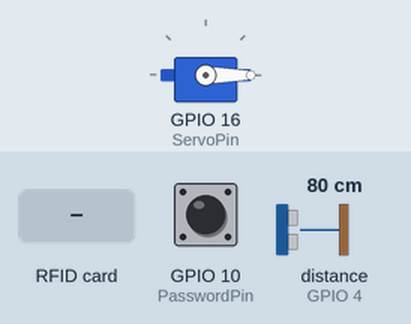
This sketch was run on a simulated ESP8266 (NodeMCU). Parts: servo. The inputs (shaded band) are chosen by the test bench; at power-on: distance to the obstacle (sensor on GPIO 4) 80 cm, GPIO 10 (PasswordPin) LOW. The echo pulse lasts 58.3 µs per cm; WiFi joins after 1.5 s; servers stay silent unless stated; no MQTT or app messages arrive unless stated; what the sketch prints to the serial monitor is not drawn.

Above: at 2.8 s.
2.9 s: distance to the obstacle (sensor on GPIO 4) set to 2 cm
5.4 s: RFID card 01 23 45 67 89 held to the reader
6.9 s: RFID card 3D 4A 8A C3 held to the reader
8.5 s: GPIO 10 (PasswordPin) pulled HIGH for 3.2 s
At 11.9 s:
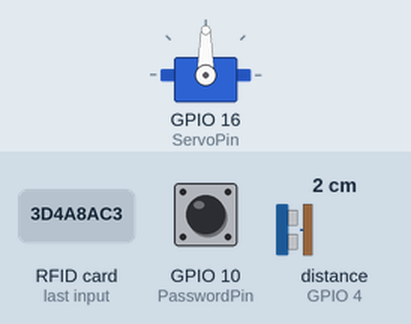
13.2 s: RFID card 71 A3 CD 1B held to the reader
Timing chart, 0 to 17.0 s (numbered marks = the images above; inputs shaded):
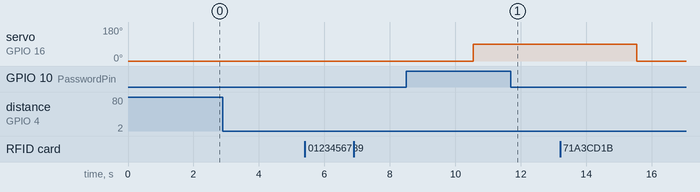

The sketch:

LockProject.ino
```cpp
#include <SPI.h>
#include <MFRC522.h>
#include <ESP8266WiFi.h>
#include <PubSubClient.h>
#include <Servo.h>
#include <NewPing.h>

const char *SSIDWiFi = "AdsLuqs";
const char *PasswordWiFi = "0123456789";
const char *MQTTServer = "172.20.10.6";
//const char *SSIDWiFi = "MalcolmJGB";
//const char *PasswordWiFi = "MalcolmJGB";
//const char *MQTTServer = "192.168.43.173";
const char *ClientID = "RFID";
WiFiClient ESP8266_1; // MQTT Broker
PubSubClient client(MQTTServer, 1883, ESP8266_1);

#define ResetPin  0 // RC522 Reset Pin
#define SlaveSelectPin  2 // RC522 Slave Select Pin
MFRC522 RC522(SlaveSelectPin, ResetPin); // Creamos el objeto para el RC522

#define PasswordPin 10

Servo ServoMotor;
#define ServoPin 16

#define TriggerPin 5
#define EchoPin 4
#define MaximumDistance 200
NewPing HCSR04(TriggerPin, EchoPin, MaximumDistance);

int WorkerPosition = 200;

char Message[14];

struct Workers
{
  byte ID[4];
  int Password;
};
Workers Worker[3]= {{{0x3D, 0x4A, 0x8A, 0xC3}, 5}, {{0x71, 0xA3, 0xCD, 0x1B}, 3}, {{0x81, 0x26, 0x8B, 0x1B}, 1}};

void setup() {
  Serial.begin(9600); // Iniciamos la comunicación  serial
  SPI.begin(); // Iniciamos el Bus SPI
  RC522.PCD_Init(); // Iniciamos  el MFRC522
  ServoMotor.attach(ServoPin);
  ServoMotor.write(0);
  pinMode(PasswordPin, INPUT);
  SetUpWiFi();
  if(!client.connect(ClientID))
    ReconnectWiFi();
  Serial.println("Lectura del UID");
}

void loop()
{
  if(!client.connect(ClientID))
    ReconnectWiFi();
  Position();
  if(WorkerPosition < 15)
    TagIdentifier();
}

void SetUpWiFi() // Connecting to a WiFi network
{
  delay(50);
  Serial.println();
  Serial.print("Connecting to ");
  Serial.println(SSIDWiFi);
  WiFi.begin(SSIDWiFi, PasswordWiFi);
  while (WiFi.status() != WL_CONNECTED)
  {
    delay(100);
    Serial.print(".");
  }
  Serial.println("");
  Serial.println("WiFi connected - ESP IP address: ");
  Serial.println(WiFi.localIP());
}

void ReconnectWiFi()
{
  if(client.connect(ClientID))
    Serial.println("Connected to MQTT Broker!");
  else
    Serial.println("Connected to MQTT failed...");
}
void Position()
{
  delay(200);
  WorkerPosition = HCSR04.ping_median()/US_ROUNDTRIP_CM;
  sprintf(Message, "%*d", 3, WorkerPosition);
  client.publish("LockProject/Position", Message);
  Serial.println(Message);
}
void TagIdentifier()
{
  if(RC522.PICC_IsNewCardPresent()) // Revisamos si hay nuevas tarjetas  presentes
  {
    if(RC522.PICC_ReadCardSerial()) // Seleccionamos una tarjeta
    {
      Serial.print("Card UID:"); // Enviamos serialemente su UID
      for(byte i = 0; i < RC522.uid.size; i++)
      {
        Serial.print(RC522.uid.uidByte[i], HEX);
      }
      Serial.println();
      UserIdentifier();
      RC522.PICC_HaltA(); // Terminamos la lectura de la tarjeta  actual
    }
  }
}
void UserIdentifier()
{
  bool Find = LOW;
  for(int i = 0; i < 3; i++)
  {
    if(!Find)
    {
      for(int j = 0; j < 4; j++)
      {
        if(RC522.uid.uidByte[j] != Worker[i].ID[j])
        {
          Find = LOW;
          break;
        }
        else
          Find = HIGH;
      }
    }
    if(Find)
    {
      Serial.println(i);
      sprintf(Message, "%*d", 1, i);
      client.publish("LockProject/Worker", Message);
      sprintf(Message, "%*X %*X %*X %*X", 2, RC522.uid.uidByte[0], 2, RC522.uid.uidByte[1], 2, RC522.uid.uidByte[2], 2, RC522.uid.uidByte[3]);
      client.publish("LockProject/ID", Message);
      PasswordMatch(i);
      break;
    }
  }
}
void PasswordMatch(int i)
{
  bool Correct = LOW;
  bool Touch;
  int Count = 0;
  while(!Correct)
  {
    delay(500);
    Touch = digitalRead(PasswordPin);
    if(Touch)
    {
      Count++;
      client.publish("LockProject/Touch", "1");
      Serial.print(Count);
    }
    if(Worker[i].Password == Count)
    {
      client.publish("LockProject/Password", "1");
      Serial.println("Pasale");
      MoveServo();
      Correct = HIGH;
      Count = 0;
    }
  }
}
void MoveServo()
{
  ServoMotor.write(90);
  client.publish("LockProject/Servomotor", "1");
  delay(5000);
  ServoMotor.write(0);
  client.publish("LockProject/Servomotor", "0");
}
```

Measured:
- after the input at 2.9 s, every drawn part: stays the same
- after the input at 5.4 s, every drawn part: stays the same
- after the input at 6.9 s, every drawn part: stays the same
- after the input at 8.5 s, servo on GPIO 16 (ServoPin): 0° → 90° after 2.0 s
